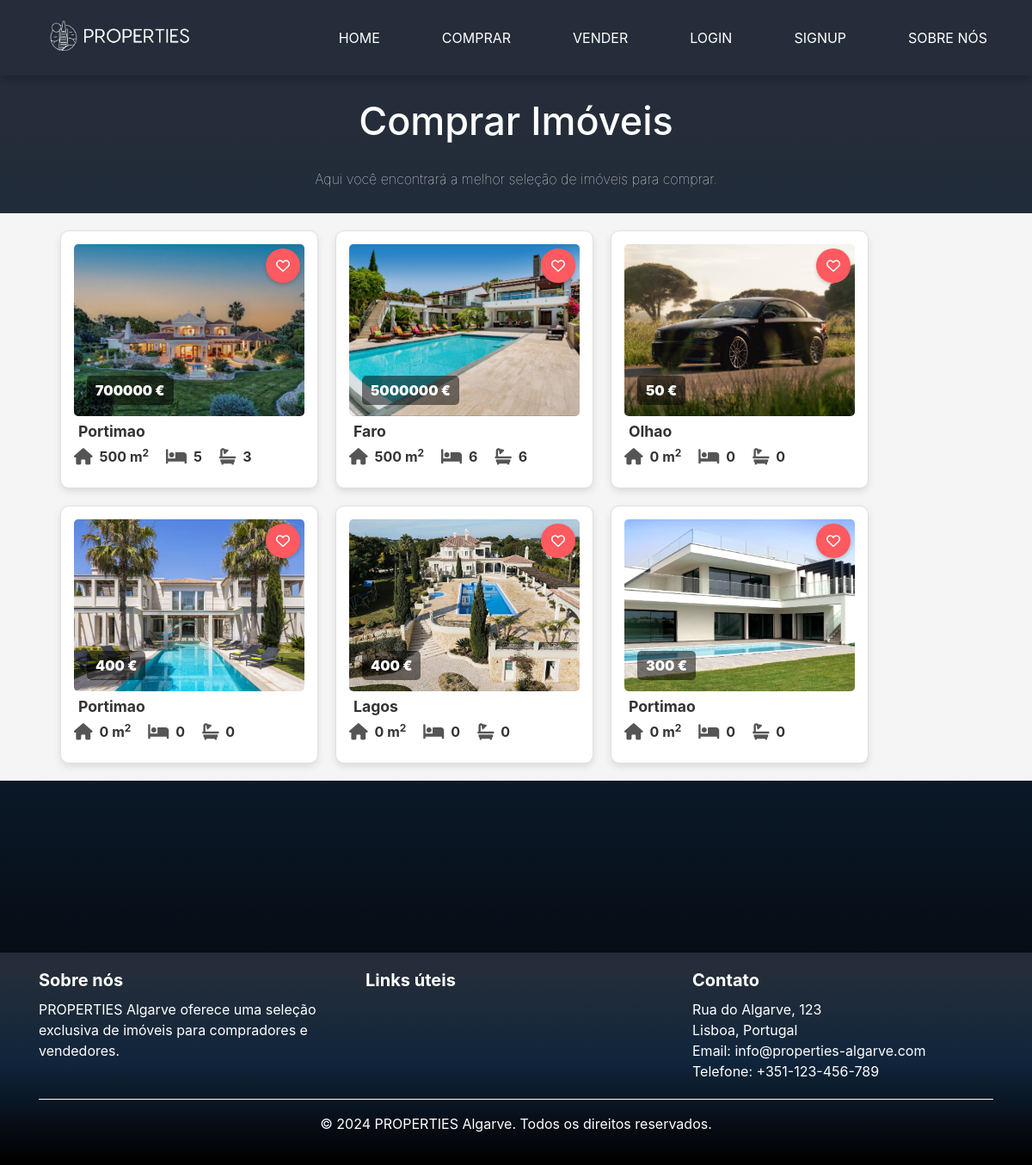
Page /comprar/ on the earlier database version.
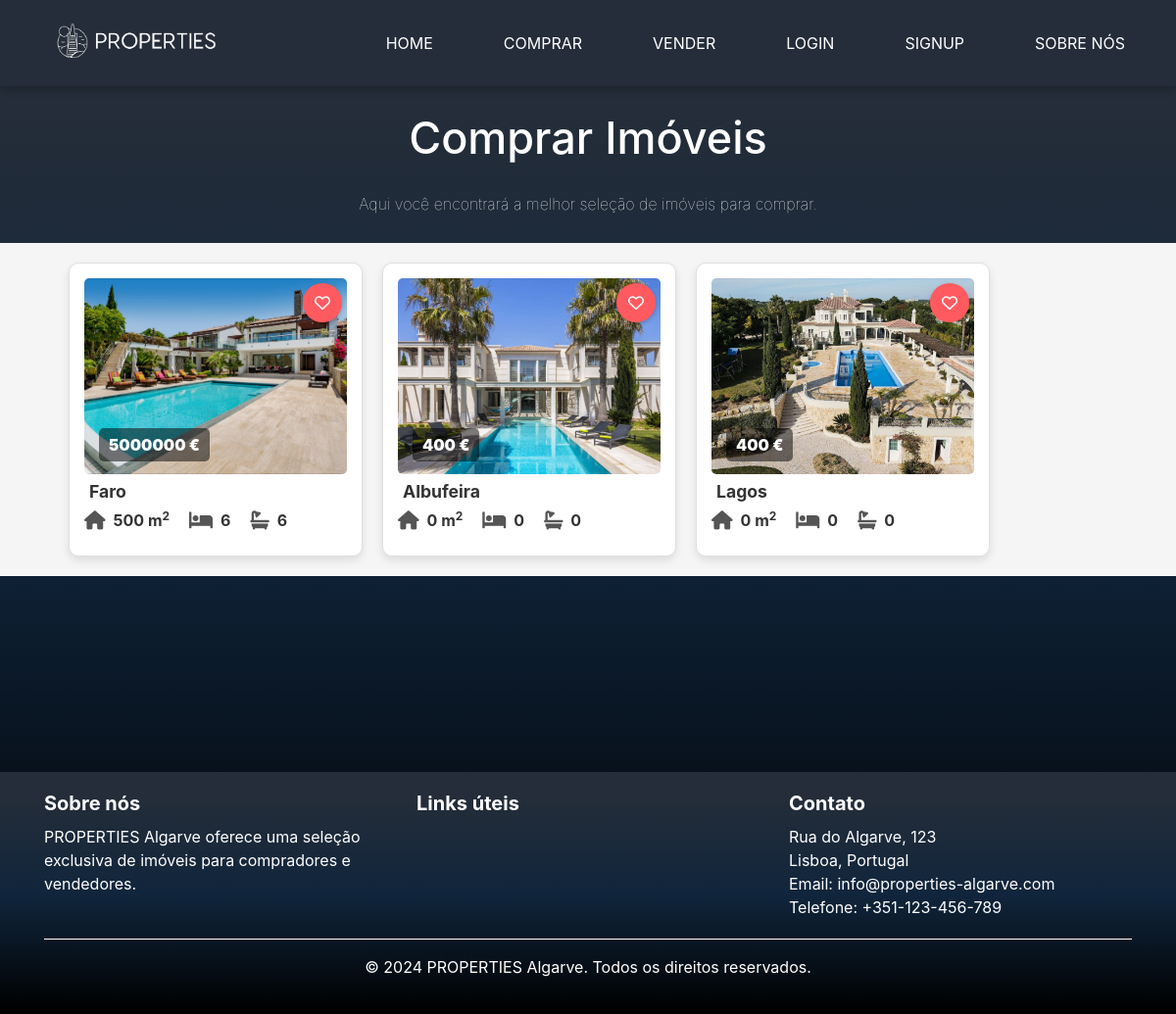
Same page on the later database version.
### base/models.py (models this page shows, shortened)
class Property(models.Model):
    LOCATION_CHOICES = [
        ('faro', 'Faro'),
        ('lagos', 'Lagos'),
        ('portimao', 'Portimão'),
        ('albufeira', 'Albufeira'),
        ('tavira', 'Tavira'),
        ('olhao', 'Olhão'),
        ('silves', 'Silves'),
        ('loule', 'Loulé'),
        ('vila_real_de_santo_antonio', 'Vila Real de Santo António'),
    ]
    host = models.ForeignKey('Profile', on_delete=models.CASCADE)
    title = models.CharField(max_length=255)
    description = models.TextField()
    location = models.CharField(max_length=100, choices=LOCATION_CHOICES)
    price = models.DecimalField(max_digits=10, decimal_places=0)
    area = models.IntegerField()
    num_bedrooms = models.IntegerField()
    num_bathrooms = models.IntegerField()
    elevator = models.BooleanField(default=False)
    parking_spaces = models.IntegerField(default=0)
    pool = models.BooleanField(default=False)

class PropertyImage(models.Model):
    property = models.ForeignKey('Property', related_name='images', on_delete=models.CASCADE)
    image = models.ImageField(upload_to='property_images/')
    uploaded_at = models.DateTimeField(auto_now_add=True)

### base/views.py (the view)
# urls.py: path('comprar/', views.buy, name='comprar'),
def buy(request):
    properties = Property.objects.order_by('-id')
    properties_with_images = []
    for prop in properties:
        first_image = prop.images.first()  # Utiliza o `related_name` definido no modelo
        properties_with_images.append((prop, first_image))
    return render(request, 'buy.html', {'properties_with_images': properties_with_images})

### templates/buy.html
{% extends 'main.html' %}
{% block content %}
<div class="content ">
    <h2>Comprar Imóveis</h2>
    <p>Aqui você encontrará a melhor seleção de imóveis para comprar.</p>
</div>
<div class="card-container">
    {% if properties_with_images %}
    {% for property, image in properties_with_images %}
    <div class="property-card">
        {% if image %}
        <a href="{% url 'property_detail' property.pk %}" class="">
            <img src="{{ image.image.url }}" alt="{{ property.title }} - Image" class="property-image">
        </a>
        {% else %}
        <p class="no-image">Nenhuma imagem disponível</p>
        {% endif %}
        <button class="favorites-button" title="Add to favorites"><i class="fa-regular fa-heart"></i></button>
        <p class="property-price"><strong>{{ property.price }} €</strong></p>
        <p class="property-location">
            {{ property.location|capfirst }}
        </p>
        <div class="property-details">
            <p class="detail-item">
                <i class="fa-solid fa-house"></i>
                <strong> {{ property.area }} m<sup>2</sup> </strong>
            </p>
            <p class="detail-item">
                <i class="fas fa-bed"></i>
                <strong> {{ property.num_bedrooms }} </strong>
            </p>
            <p class="detail-item">
                <i class="fas fa-bath"></i>
                <strong> {{ property.num_bathrooms }} </strong>
            </p>
        </div>
    </div>
    {% endfor %}
    {% else %}
    <div class="no-property">
        Nenhum imóvel disponível no momento.
    </div>
    {% endif %}
</div>
{% endblock %}

### templates/main.html (shortened to what this page needs)
<!DOCTYPE html>
{% load static %}
<html lang="en">
<head>
    <link rel="stylesheet" href="{% static 'css/style.css' %}">
    <link href="{% static 'css/fonts.css' %}" rel="stylesheet">
    <link rel="stylesheet" href="{% static 'css/property_details.css' %}">
    <link rel="stylesheet" href="{% static 'css/footer.css' %}">
    <link rel="stylesheet" href="{% static 'css/messages.css' %}">
    <link rel="stylesheet" href="{% static 'css/navbar.css' %}">
    <link rel="stylesheet" href="{% static 'css/music.css' %}">
    <link rel="stylesheet" href="{% static 'css/sobrenos.css' %}">
    <link rel="stylesheet" href="https://stackpath.bootstrapcdn.com/bootstrap/4.5.2/css/bootstrap.min.css">
    <link rel="stylesheet" href="https://cdnjs.cloudflare.com/ajax/libs/font-awesome/6.0.0-beta3/css/all.min.css">
</head>
<body>
    {% include 'navbar.html' %}
    {% block content %}{% endblock %}
    <footer class="footer" style="margin-top: 200px">
        <div class="container">
            <div class="row">
                <div class="col-md-4">
                    <h5>Sobre nós</h5>
                    <p>PROPERTIES Algarve oferece uma seleção exclusiva de imóveis para compradores e vendedores.</p>
                </div>
                <div class="col-md-4">
                    <h5>Links úteis</h5>
                </div>
                <div class="col-md-4">
                    <h5>Contato</h5>
                    <address>
                        Rua do Algarve, 123<br>
                        Lisboa, Portugal<br>
                        Email: info@properties-algarve.com<br>
                        Telefone: +351-123-456-789
                    </address>
                </div>
            </div>
            <div class="text-center py-3">
                <p>© 2024 PROPERTIES Algarve. Todos os direitos reservados.</p>
            </div>
        </div>
    </footer>
</body>
</html>

### templates/navbar.html (shortened to what this page needs)
{% load static %}
<nav class="navbar">
    <div class="navbar-logo">
        <a href="/" class="navbar-brand">
            <img src="{% static 'images/Logo.png' %}" alt="PROPERTIES Logo" style="width: 200px">
        </a>
    </div>
    <ul>
        <li><a href="{% url 'home' %}" class="nav-link home">HOME</a></li>
        <li><a href="{% url 'comprar' %}" class="nav-link comprar">Comprar</a></li>
        <li><a href="{% url 'add_property' %}" class="nav-link vender">Vender</a></li>
        {% if user.is_authenticated %}
            {% if user.profile.profile_picture %}
            <li class="nav-item dropdown">
                <a href="#" class="nav-link dropdown-toggle" id="navbarDropdown" role="button" data-toggle="dropdown" aria-haspopup="true" aria-expanded="false">
                    <img src="{{ user.profile.profile_picture.url }}" alt="Profile picture" class="navbar-profile-picture"/>
                </a>
                <div class="dropdown-menu" aria-labelledby="navbarDropdown">
                    <a class="dropdown-item" href="{% url 'profile' %}">Perfil</a>
                    <a class="dropdown-item" href="{% url 'messages' %}">Mensagens</a>
                    <a class="dropdown-item" href="#" onclick="document.getElementById('logout-form').submit();">Logout</a>
                    <form id="logout-form" action="{% url 'logout' %}" method="post" style="display: none;">
                        {% csrf_token %}
                    </form>
                </div>
            </li>
            {% else %}
                <li>
                    <a href="{% url 'profile' %}" class="nav-link profile">
                        <img src="{% static 'images/default-profile-pic.png' %}" alt="Default profile picture" class="navbar-profile-picture"/>
                    </a>
                </li>
            {% endif %}
        {% else %}
            <li><a href="{% url 'login' %}" class="nav-link login">Login</a></li>
            <li><a href="{% url 'signup' %}" class="nav-link signup">Signup</a></li>
        {% endif %}
        <li><a href="{% url 'sobrenos' %}" class="nav-link sobrenos">Sobre Nós</a></li>
    </ul>
</nav>

### base/static/css/style.css (style rules this page uses)
* { margin: 0; padding: 0; box-sizing: border-box; font-family: 'SFProDisplay', sans-serif; }
html, body { margin: 0; padding: 0; min-height: 100%; position: relative; font-family: 'SFProDisplay', sans-serif; background: linear-gradient(180deg, rgb(36, 45, 57) 11.2%, rgb(16, 37, 60) 51.2%, rgb(0, 0, 0) 98.6%); background-attachment: fixed; background-repeat: no-repeat; background-size: cover; }
.content { width: 100%; display: flex; flex-direction: column; align-items: center; justify-content: center; min-height: 20vh; text-align: center; color: #fff; }
.content h2 { font-size: 45px; margin-top: 20px; }
.content p { margin: 20px auto; font-weight: 100; line-height: 25px; }
.card-container { display: flex; flex-wrap: wrap; gap: 20px; justify-content: flex-start; padding: 20px 70px; background-color: #f5f5f5; }
.property-card { position: relative; background-color: white; border: 1px solid #e0e0e0; border-radius: 10px; box-shadow: 0 4px 8px rgba(0, 0, 0, 0.1); width: 300px; height: 300px; padding: 15px; text-align: center; transition: transform 0.2s; display: flex; flex-direction: column; justify-content: space-between; }
.property-card p { align-content: start; }
.property-image { width: 100%; height: 200px; object-fit: cover; border-radius: 5px; margin-bottom: 15px; }
.favorites-button { position: absolute; top: 20px; right: 20px; background-color: #FF5A5F; color: white; border: none; border-radius: 50%; width: 40px; height: 40px; cursor: pointer; font-size: 16px; box-shadow: 0 2px 4px rgba(0, 0, 0, 0.2); display: flex; justify-content: center; align-items: center; transition: transform 0.2s, background-color 0.2s; z-index: 10; }
.property-price { position: absolute; bottom: 80px; left: 30px; color: white; font-size: 1em; font-weight: bold; background-color: rgba(0, 0, 0, 0.5); padding: 5px 10px; border-radius: 5px; z-index: 10; visibility: visible; opacity: 1; }
.property-location { position: absolute; bottom: 30px; left: 10px; color: #333; font-size: 1.1em; font-weight: bold; padding: 5px 10px; border-radius: 5px; z-index: 10; }
.property-details { display: flex; gap: 20px; align-items: center; margin-top: 10px; padding-top: 10px; }
.detail-item { display: flex; align-items: center; gap: 8px; color: #333; }
.detail-item i { font-size: 1.2em; color: #555; }
.detail-item strong { font-weight: bold; }

### base/static/css/footer.css (style rules this page uses)
.footer { background: linear-gradient(180deg, rgb(36, 45, 57) 11.2%, rgb(16, 37, 60) 51.2%, rgb(0, 0, 0) 98.6%); color: #ffffff; padding: 20px 0; margin-top: 20px; }
.footer h5 { font-weight: bold; margin-bottom: 10px; }
.footer p, .footer address, .footer ul { margin: 0; }
.footer .text-center { border-top: 1px solid #ffffff; margin-top: 20px; padding-top: 10px; }

### base/static/css/navbar.css (style rules this page uses)
.navbar { width: 100%; margin: auto; padding: 15px 0; display: flex; align-items: center; justify-content: flex-end; top: 0; left: 0; z-index: 1000; box-shadow: 0 4px 8px rgba(0, 0, 0, 0.2); }
.navbar-logo { flex-grow: 1; }
.navbar-brand { text-decoration: none; color: white; font-size: 20px; padding-left: 20px; font-weight: bold; }
.navbar ul { list-style: none; display: flex; align-items: center; margin: 0; padding: 0; }
.navbar ul li { list-style: none; display: inline-block; margin: 0 20px; position: relative; }
.navbar ul li a { text-decoration: none; color: white; text-transform: uppercase; transition: color 0.3s; }
.navbar ul li::after { content: ''; height: 3px; width: 0; background: #FF5A5F; position: absolute; left: 0; bottom: -5px; transition: 0.5s; }

Differences in the rows shown:
removed Property: image (picture), price "700000", location "Portimao", area "500", num_bedrooms "5", num_bathrooms "3"
removed Property: image (placeholder picture), price "50", location "Olhao", area "0", num_bedrooms "0", num_bathrooms "0"
removed Property: image (picture), price "300", location "Portimao", area "0", num_bedrooms "0", num_bathrooms "0"
changed Property: location "Portimao" → "Albufeira"
